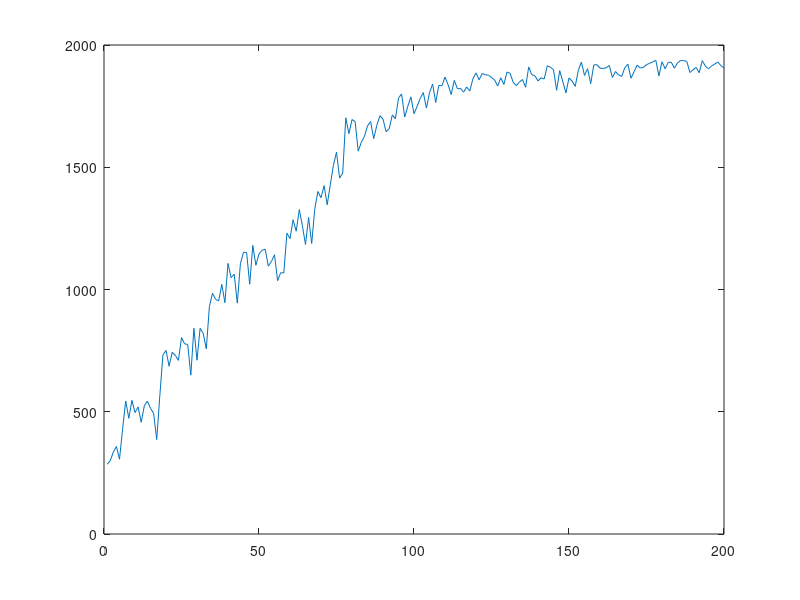

This figure's MATLAB source:
%%%%%%%%%%%%%%%%%%%%%%%%%%%%%%%%%%%%%%%%
%
% Energy Beamforming for single tag
%
%%%%%%%%%%%%%%%%%%%%%%%%%%%%%%%%%%%%%%%%
clear; 
close all; 


%% Parameter
Na = 16;                             % Antenna number
Ns = 2^8;                           % Sample number
fc = 900e6;                         % Carrier frequency
fs = 20 * fc;                       % Sample rate
Ite = 200;                          % The number of iterations
Feedback = 0;

RxPowerMax = 0;                     % The max received power
RxPowerMatrix = zeros(Ite, 1);      % The received power of the trace

WeightNow = zeros(1, Na);           % The updated weight
WeightMax = zeros(1, Na);           % The weight for the max power

t = ((0: Ns-1) / fs).';

%% Channel model
Amplitude = rand(1, Na);
Phi = 2 * pi * rand(1, Na);

%% Transmisstion loop
for index = 1: Ite
    %% Each transmitter
    % Generate the phase
    Delta = 2 * pi / 10 * rand(1, Na); 
    
    % Update the weight with the feedback
    if Feedback
        WeightMax = WeightNow;
    else
        WeightNow = WeightMax;
    end
    WeightNow = WeightNow + Delta;
    
    % Source signal for the distributed Tx
    TxSignal = repmat(exp(2j*pi*fc*t), 1, Na) .* repmat(exp(1j*WeightNow), Ns, 1);
    
    %% Wireless channel
    H = Amplitude .* exp(1j * Phi);
    
    %% Receiver
    RxSignal = sum(TxSignal .* repmat(H, Ns, 1), 2);

    RxPowerNow = sum(abs(RxSignal));
    
    RxPowerMatrix(index) = RxPowerNow;
    
    %% Generate 1-bit feedback
    if RxPowerNow > RxPowerMax
        Feedback = 1;
        RxPowerMax = RxPowerNow;
    else
        Feedback = 0;
    end
    
    
end

 plot(RxPowerMatrix);

